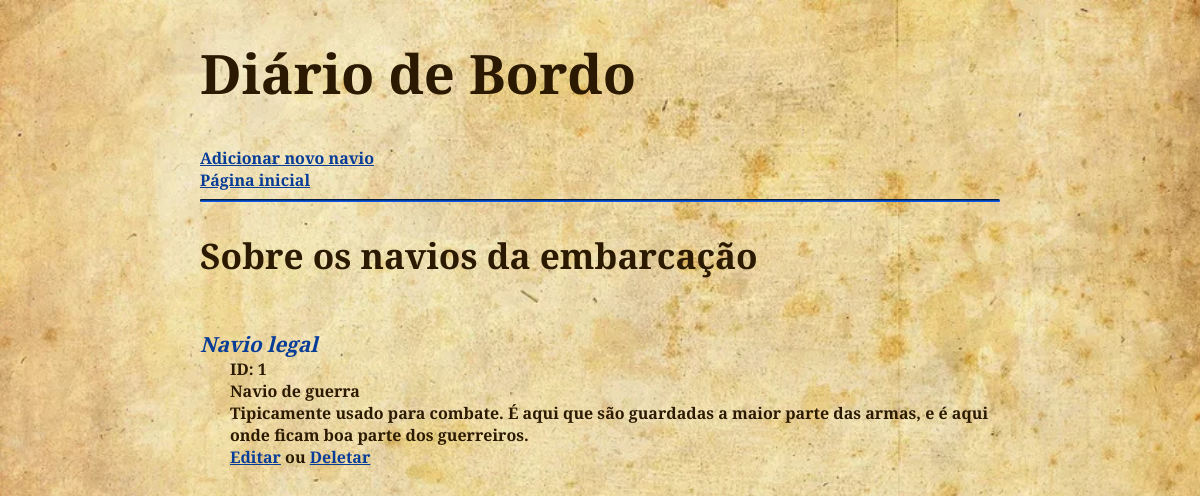
Before: /paginas/mostrar/mostrarnavio.php with the older database file.
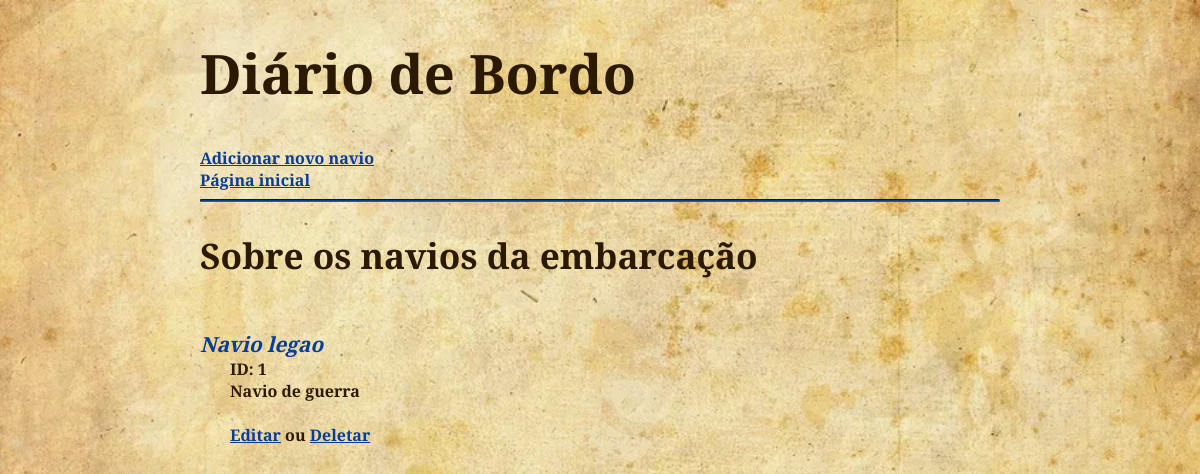
After: the same page with the newer database file.
### tables this page shows
CREATE TABLE `navio` (
  `id_navio` int(11) NOT NULL,
  `nome` varchar(30) DEFAULT NULL,
  `tipo` int(11) DEFAULT NULL,
  `numero` int(11) DEFAULT NULL
);

CREATE TABLE `tipo_navio` (
  `id_tipo_navio` int(11) NOT NULL,
  `nome` varchar(30) DEFAULT NULL,
  `descricao` text DEFAULT NULL
);

### paginas/mostrar/mostrarnavio.php (the view, shortened to what this page needs)
<?php
    require_once("../config.php");
?>
<!DOCTYPE html>
<html lang="pt-br">
<head>
    <link rel="stylesheet" href="../style.css">
</head>
<body>
    <header>
        <h1>Diário de Bordo</h1>
        <a href="../inserir/novonavio.php">Adicionar novo navio</a><br>
        <a href="../index.html">Página inicial</a>
        <hr>
    </header>
<main>
    <section class="mostrartripulacao">
        <h2>Sobre os navios da embarcação</h2> <br>
        <?php
            $consulta = $mysqli->prepare("SELECT
                                                    navio.id_navio,
                                                    navio.nome AS nome_navio,
                                                    navio.tipo as navio_tipo,
                                                    navio.numero,
                                                    tipo_navio.nome AS nome_tipo,
                                                    tipo_navio.descricao AS desc_navio
                                                FROM navio
                                                JOIN tipo_navio ON navio.tipo = tipo_navio.id_tipo_navio
                                                ");
            $consulta->execute();
            $resultado = $consulta->get_result();
            $registros = $resultado->fetch_all(MYSQLI_ASSOC);
            foreach($registros as $registro) {
                echo "<strong>{$registro['nome_navio']}</strong><br>";
                echo "<div style=\"margin-left: 30px;\">";
                    echo "ID: {$registro['id_navio']}<br>";
                    echo "{$registro['nome_tipo']}<br>";
                    echo "{$registro['desc_navio']}<br>";
                    echo "<a href=\"  ../editar/editarnavio.php?id_navio={$registro['id_navio']}  \">Editar</a> ou ";
                    echo "<a href=\"../deletar/excluirnavio.php?id_navio={$registro['id_navio']}\">Deletar</a>";
                echo "<br>";
                echo "<br>";
                echo "</div>";
            }
        ?>
    </section>
</main>
</body>
</html>

Changed rows visible on the page:
changed navio "Navio de guerra": nome "Navio legal" → "Navio legao"; tipo.descricao "Tipicamente usado para combate. É aqui que são guardadas a maior parte das armas, e é aqui onde ficam boa parte dos guerreiros." → (not shown)
